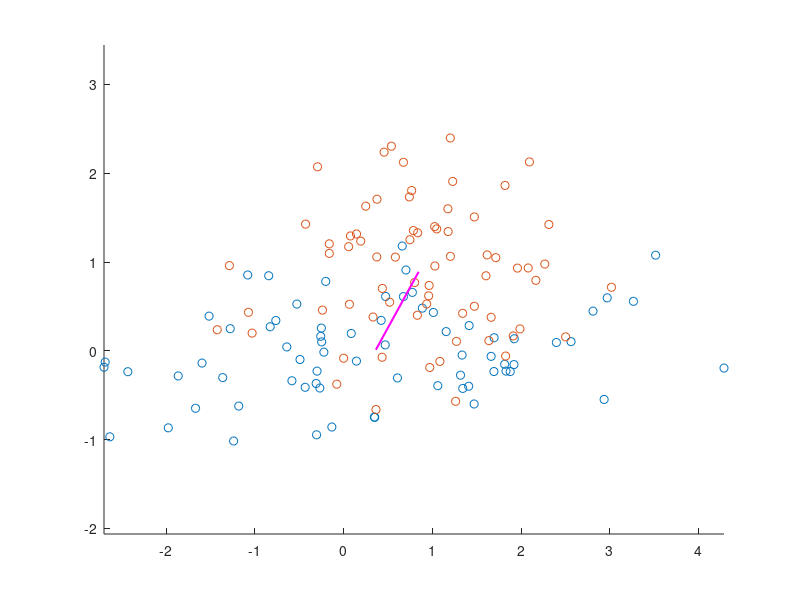

Source code (MATLAB): (Note: this script raises an error after producing the figure.)
clear; close all; clc;

%% a)
load('fisherData.mat')
mean_data1 = mean(data1);
mean_data2 = mean(data2);
w = mean_data2 - mean_data1;
w_norm = sqrt(sum(w.^2));
w_hat = w./w_norm;
midpoint_data = (mean_data1 + mean_data2)/2;

figure();
scatter(data1(:, 1), data1(:, 2), 'b*', 'DisplayName', 'dog vocalizations');
hold on;
scatter(data2(:, 1), data2(:, 2), 'ro', 'DisplayName', 'cat vocalizations');

plot([midpoint_data(1) - w_hat(1)/2, midpoint_data(1) + w_hat(1)/2], ...
    [midpoint_data(2) - w_hat(2)/2, midpoint_data(2) + w_hat(2)/2], ...
    'm-', 'DisplayName', 'w hat', 'LineWidth', 1.5)
axis equal;
x_dec_boundary = xlim;
y_dec_boundary = decision_boundary(x_dec_boundary, midpoint_data, w_hat);

plot(x_dec_boundary, y_dec_boundary, 'k-', 'LineWidth', 2, ...
    'DisplayName', 'boundary')
set(gca, 'FontSize', 14)
set(gca, 'LineWidth', 2)
xlim(x_dec_boundary)
title('Prototype Classifier')
legend('Location', 'northeastoutside');

frac_correctly_classified = classification_performance(data1, ...
    data2, x_dec_boundary, y_dec_boundary, w_hat)

%% b)
%cov_data1 = (data1' * data1)./(size(data1 , 1) - 1);
%cov_data2 = (data2' * data2)./(size(data2, 1) - 1);
cov_data1 = cov(data1); cov_data2 = cov(data2);
cov_combined = (cov_data1 + cov_data2)/2;
w_hat_fisch = cov_combined \ w';% \ cov_combined;

figure();
scatter(data1(:, 1), data1(:, 2), 'b*', 'DisplayName', 'dog vocalizations');
hold on;
scatter(data2(:, 1), data2(:, 2), 'ro', 'DisplayName', 'cat vocalizations');

plot([midpoint_data(1) - w_hat_fisch(1)/2, midpoint_data(1) + w_hat_fisch(1)/2], ...
    [midpoint_data(2) - w_hat_fisch(2)/2, midpoint_data(2) + w_hat_fisch(2)/2], ...
    'm-', 'DisplayName', 'w hat', 'LineWidth', 1.5)
axis equal;

x_dec_boundary = xlim;
y_dec_boundary = decision_boundary(x_dec_boundary, midpoint_data, w_hat_fisch);

plot(x_dec_boundary, y_dec_boundary, 'k-', 'LineWidth', 2, ...
    'DisplayName', 'boundary')
set(gca, 'FontSize', 14)
set(gca, 'LineWidth', 2)
xlim(x_dec_boundary)
title("Fischer's Linear Discriminant Classifier")
legend('Location', 'northeastoutside')

frac_correctly_classified = classification_performance(data1, ...
    data2, x_dec_boundary, y_dec_boundary, w_hat_fisch)

%% c)
lambdas = 0:0.05:1;
runs = 1e3;

train_size = floor(0.95 * size(data1, 1));
frac_correctly_classified_cv = zeros(length(lambdas), runs);
for run = 1:runs
    for ll = 1:length(lambdas)
        lambda = lambdas(ll);
        
        train1_indices = randperm(size(data1, 1), train_size);
        test1_indices = setdiff(1:size(data1, 1), train1_indices);
        train2_indices = randperm(size(data2, 1), train_size);
        test2_indices = setdiff(1:size(data2, 1), train2_indices);
        
        train1 = data1(train1_indices, :);
        train2 = data2(train2_indices, :);
        test1 = data1(test1_indices, :);
        test2 = data2(test2_indices, :);
    
        mean_train1 = mean(train1);
        mean_train2 = mean(train2);
        w = mean_train2 - mean_train1;
        w = w./sqrt(sum(w.^2));
    
        midpoint_train = (mean_train1 + mean_train2)/2;
    
        %cov_train1 = (train1' * train1)./(size(train1, 1) - 1);
        %cov_train2 = (train2' * train2)./(size(train2, 1) - 1);
        cov_train1 = cov(train1); cov_train2 = cov(train2);
        cov_combined = (cov_train1 + cov_train2)/2;
    
        cov_estimated = (1 - lambda) .* cov_combined + lambda .* eye(2);
        w_hat_estim = cov_estimated \ w';% \ cov_estimated;
    
        x_dec_boundary = xlim;
        y_dec_boundary = decision_boundary(x_dec_boundary, midpoint_train, ...
            w_hat_estim);
    
        frac_correctly_classified_cv(ll, run) = classification_performance(test1, ...
            test2, x_dec_boundary, y_dec_boundary, w_hat_estim);
    end
end

frac_correctly_classified_mean = mean(frac_correctly_classified_cv, 2);
frac_correctly_classified_stderror = std(frac_correctly_classified_cv, 0, 2)...
    ./sqrt(size(frac_correctly_classified_mean, 1));

figure()
errorbar(lambdas, frac_correctly_classified_mean, frac_correctly_classified_stderror)
xlabel('\lambda')
ylabel('proportion correctly classified')
title("Fischer's Linear Discriminant Classifier cross-validation")

%% d)
figure();
scatter(data1(:, 1), data1(:, 2), 'b*', 'DisplayName', 'dog vocalizations');
hold on;
scatter(data2(:, 1), data2(:, 2), 'ro', 'DisplayName', 'cat vocalizations');

xx_ = xlim; %xx_ = [floor(xx_(1)), ceil(xx_(2))];
yy_ = ylim; %yy_ = [floor(yy_(1)), ceil(yy_(2))];
binSize = 1e-2; %pps = 4*1e2;
pps = 4*1e2;
%xx = linspace(xx_(1), xx_(2), pps);
%yy = linspace(xx_(1), xx_(2), pps);
xx = xx_(1):binSize:xx_(2); %linspace(xx_(1), xx_(2), pps);
yy = yy_(1):binSize:yy_(2);
[X, Y] = meshgrid(xx, yy);
XY = [X(:) Y(:)];
p1 = mvnpdf(XY, mean_data1, cov_data1);
p2 = mvnpdf(XY, mean_data2, cov_data2);
diff_p = p1 - p2;
scatter(XY(:, 1), XY(:, 2), [], diff_p, 'MarkerFaceAlpha', 0.2, ...
     'MarkerEdgeAlpha', 0.2)

p1_Quadratic = reshape(p1,length(yy),length(xx));
p2_Quadratic = reshape(p2,length(yy),length(xx));

idx_Ygrid = zeros(1,length(xx)); 
%logDiff = (log(p1_Quadratic) - log(p2_Quadratic))<1e-3;
logDiff = (log(p1_Quadratic) - log(p2_Quadratic))<1e-3;
for kk = 1:length(xx)
    idx_Ygrid(kk) = length(yy) - find(flipud(logDiff(:,kk))==0,1);
end

%figure
plot(xx,yy(idx_Ygrid),'k-','LineWidth',2); hold on;
plot(data1(:,1),data1(:,2),'ro'); plot(data2(:,1),data2(:,2),'go');
%plot the data on top of the image
plot(mean_data1(1),mean_data1(2),'r+','LineWidth',3);
plot(mean_data2(1),mean_data2(2),'g+','LineWidth',3); hold off; %axis equal

%%
p1_data1 = mvnpdf(data1, mean_data1, cov_data1);
p2_data1 = mvnpdf(data1, mean_data2, cov_data2);
p1_data2 = mvnpdf(data2, mean_data1, cov_data1);
p2_data2 = mvnpdf(data2, mean_data2, cov_data2);

correct_data1 = sum(p1_data1 >= p2_data1);
correct_data2 = sum(p2_data2 >= p1_data2);

frac_correctly_classified = (correct_data1 + correct_data2)./...
    (2 * size(data1, 1))
%%
function y_dec_boundary = decision_boundary(x_dec_boundary, ...
    midpoint_data, w_hat)

    dec_boundary_slope = -(w_hat(1))/(w_hat(2));
    y_dec_boundary(1) = midpoint_data(2) + dec_boundary_slope * ...
        (x_dec_boundary(1) - midpoint_data(1));
    y_dec_boundary(2) = midpoint_data(2) + dec_boundary_slope * ...
        (x_dec_boundary(2) - midpoint_data(1));
end

%function qda_y = qda_decision_boundary(qda_x, cov)
function frac_correctly_classified = classification_performance(data1, ...
    data2, x_dec_boundary, y_dec_boundary, w_hat)
    
    dec_boundary_slope = -(w_hat(1))/(w_hat(2));
    x_ones = ones(size(data1(:, 1))) .* x_dec_boundary(1);
    y_ones = ones(size(data1(:, 1))) .* y_dec_boundary(1);
    y_data1 = y_ones + dec_boundary_slope * (data1(:, 1) - x_ones);
    y_data2 = y_ones + dec_boundary_slope * (data2(:, 1) - x_ones);
    correct_data1 = sum(y_data1 >= data1(:, 2));
    correct_data2 = sum(y_data2 <= data2(:, 2));
    frac_correctly_classified = (correct_data1 + correct_data2)./...
        (2 * size(data1, 1));
end